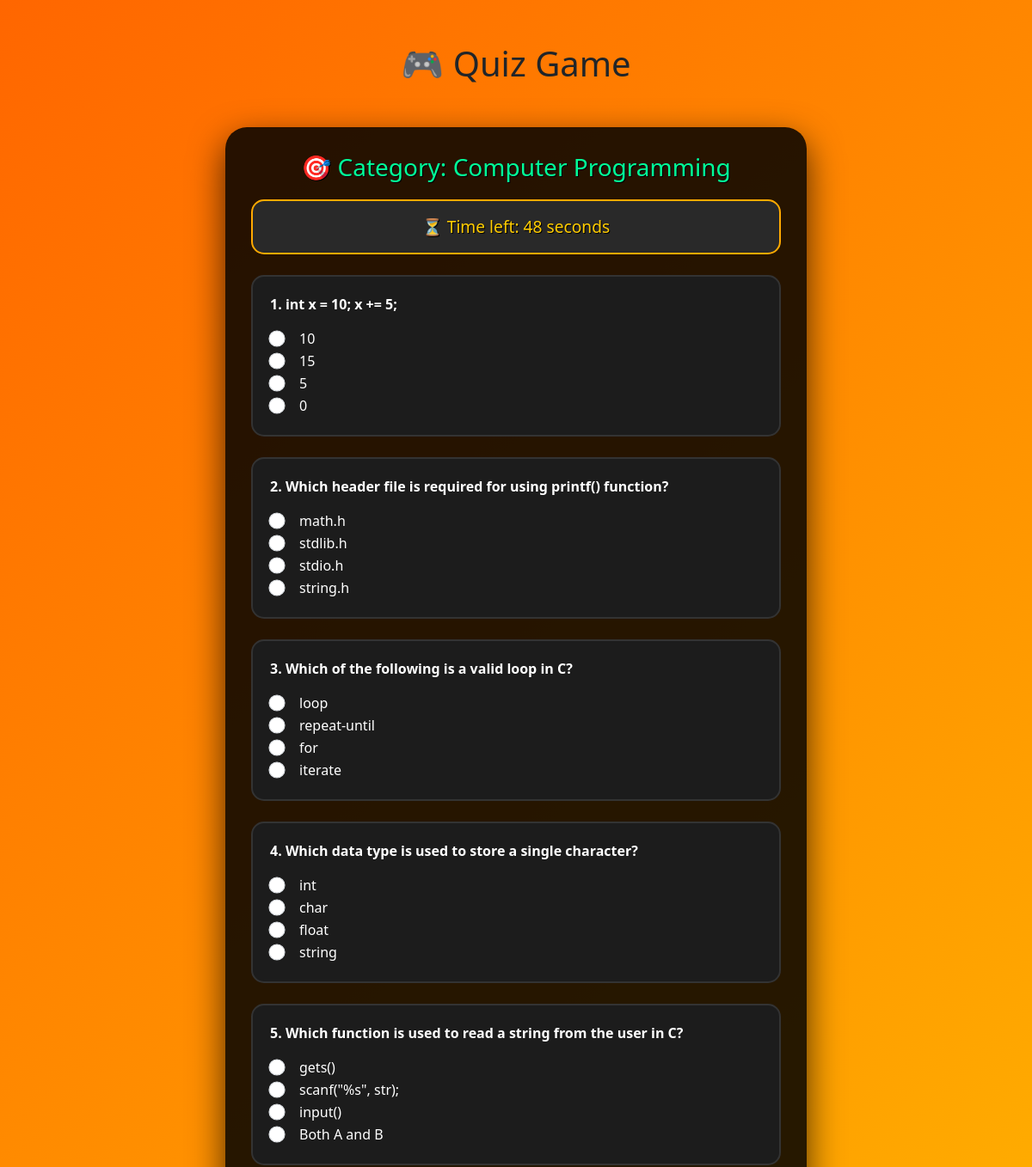
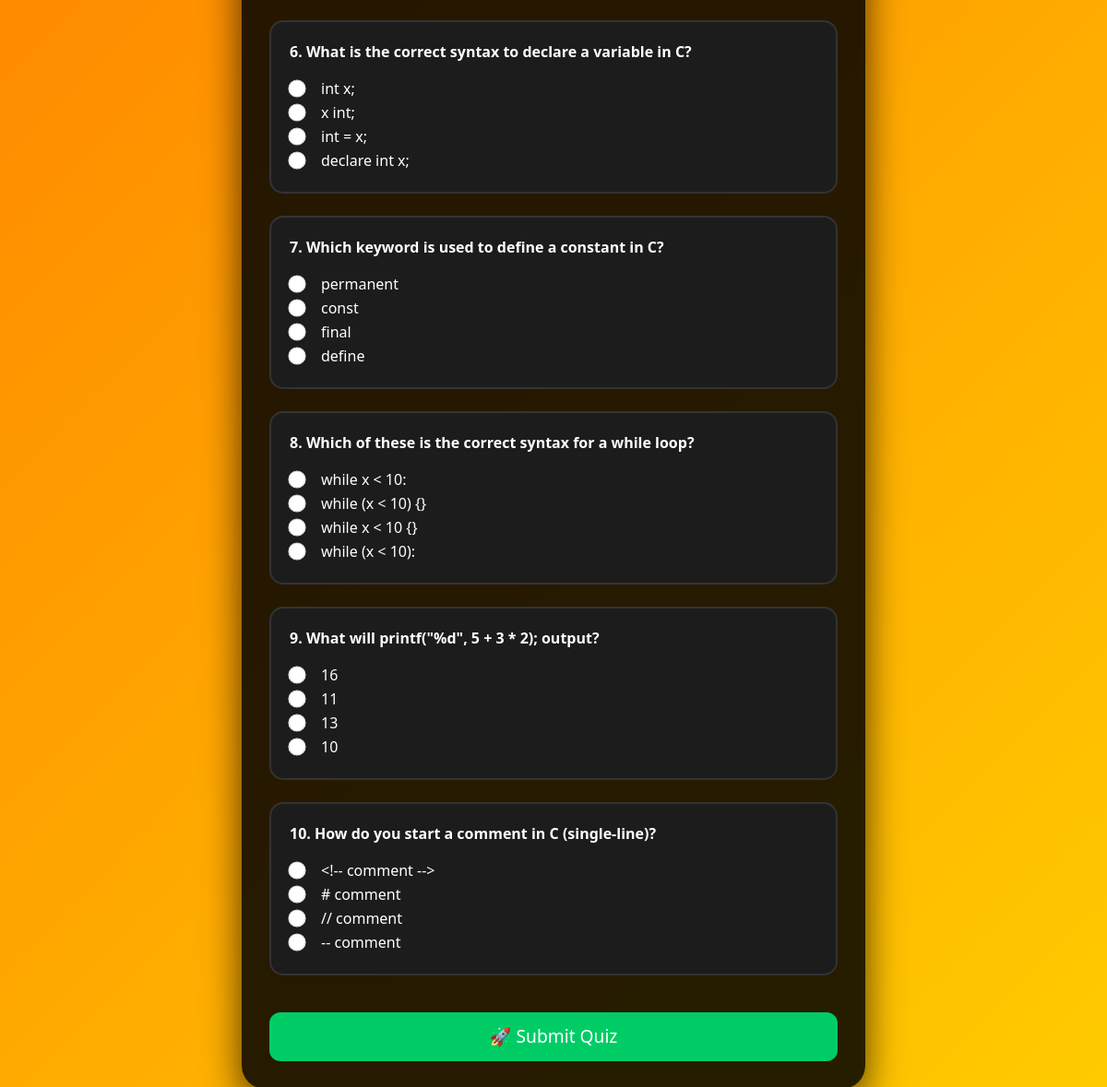
Page /quiz/Computer Programming (signed in) on the committed database (2 pictures, top to bottom).
### main.py (models this page shows)
class Question(db.Model):
    id = db.Column(db.Integer, primary_key=True)
    question = db.Column(db.String(255), nullable=False)
    option1 = db.Column(db.String(100), nullable=False)
    option2 = db.Column(db.String(100), nullable=False)
    option3 = db.Column(db.String(100), nullable=False)
    option4 = db.Column(db.String(100), nullable=False)
    answer = db.Column(db.String(100), nullable=False)
    category = db.Column(db.String(100), nullable=False)

### main.py (the view, shortened to what this page needs)
@app.route('/quiz/<category>', methods=['GET', 'POST'])
@login_required
def quiz(category):
    questions = Question.query.filter_by(category=category).all()
    random.shuffle(questions)
    return render_template('quiz.html', questions=questions, category=category)

### main.py (called while the page is built)
@login_manager.user_loader
def load_user(user_id):
    return User.query.get(int(user_id))

### templates/quiz.html (shortened to what this page needs)
{% extends "base.html" %}
{% block content %}
<!DOCTYPE html>
<html lang="en">
<head>
</head>
<body>
  <form id="quiz-form" method="post">
    <div class="quiz-card">
      <h3 class="text-center">🎯 Category: {{ category }}</h3>
      <div class="alert alert-info text-center mb-4">
        ⏳ Time left: <span id="timer">50</span> seconds
      </div>
      {% for q in questions %}
      <div class="mb-4 question-block">
        <p><strong>{{ loop.index }}. {{ q.question }}</strong></p>
        <div class="form-check">
          <input class="form-check-input" type="radio" name="{{ q.id }}" value="{{ q.option1 }}" required>
          <label class="form-check-label">{{ q.option1 }}</label>
        </div>
        <div class="form-check">
          <input class="form-check-input" type="radio" name="{{ q.id }}" value="{{ q.option2 }}">
          <label class="form-check-label">{{ q.option2 }}</label>
        </div>
        <div class="form-check">
          <input class="form-check-input" type="radio" name="{{ q.id }}" value="{{ q.option3 }}">
          <label class="form-check-label">{{ q.option3 }}</label>
        </div>
        <div class="form-check">
          <input class="form-check-input" type="radio" name="{{ q.id }}" value="{{ q.option4 }}">
          <label class="form-check-label">{{ q.option4 }}</label>
        </div>
      </div>
      {% endfor %}
      <button type="submit" class="btn btn-success w-100 mt-3">🚀 Submit Quiz</button>
    </div>
  </form>
</body>
</html>
{% endblock %}

### templates/base.html (shortened to what this page needs)
<!DOCTYPE html>
<html lang="en">
<head>
    <link href="https://cdn.jsdelivr.net/npm/bootstrap@5.3.3/dist/css/bootstrap.min.css" rel="stylesheet">
<head>
<head/>
<body>
    <div class="container">
        <h1 class="text-center mb-4">🎮 Quiz Game</h1>
        {% block content %}{% endblock %}
    </div>
</body>
</html>

### templates/base.html (style rules this page uses)
body { padding-top: 50px; background: #f8f9fa; }
.container { max-width: 700px; }

### templates/quiz.html (style rules this page uses)
body { background: linear-gradient(135deg, #ff6600, #ffcc00, #00ccff, #ff66cc); background-size: 300% 300%; animation: bgAnim 10s ease infinite; font-family: 'Segoe UI', sans-serif; }
.quiz-card { background: rgba(0, 0, 0, 0.85); padding: 30px; border-radius: 25px; box-shadow: 0 15px 40px rgba(0, 0, 0, 0.7); color: #fff; max-width: 850px; margin: 50px auto; }
.quiz-card h3 { color: #00ff99; text-shadow: 1px 1px #000; margin-bottom: 20px; }
.question-block { background-color: #1c1c1c; border: 2px solid #333; padding: 20px; margin-bottom: 20px; border-radius: 15px; transition: transform 0.2s; }
.form-check-label { margin-left: 10px; font-size: 1rem; }
.btn-success { background-color: #00cc66; border: none; font-size: 1.2rem; padding: 12px; border-radius: 12px; transition: 0.3s ease-in-out; }
.alert-info { background-color: #292929; color: #ffcc00; font-size: 1.2rem; border-radius: 15px; border: 2px solid #ffaa00; text-shadow: 1px 1px #000; }
input[type="radio"] { transform: scale(1.2); accent-color: #00ccff; }

### rows in the picture
Question: question "int x = 10; x += 5;", option1 "10", option2 "15", option3 "5", option4 "0"
Question: question "Which header file is required for using printf() function?", option1 "math.h", option2 "stdlib.h", option3 "stdio.h", option4 "string.h"
Question: question "Which of the following is a valid loop in C?", option1 "loop", option2 "repeat-until", option3 "for", option4 "iterate"
Question: question "Which data type is used to store a single character?", option1 "int", option2 "char", option3 "float", option4 "string"
Question: question "Which function is used to read a string from the user in C?", option1 "gets()", option2 "scanf(\"%s\", str);", option3 "input()", option4 "Both A and B"
Question: question "What is the correct syntax to declare a variable in C?", option1 "int x;", option2 "x int;", option3 "int = x;", option4 "declare int x;"
Question: question "Which keyword is used to define a constant in C?", option1 "permanent", option2 "const", option3 "final", option4 "define"
Question: question "Which of these is the correct syntax for a while loop?", option1 "while x < 10:", option2 "while (x < 10) {}", option3 "while x < 10 {}", option4 "while (x < 10):"
Question: question "What will printf(\"%d\", 5 + 3 * 2); output?", option1 "16", option2 "11", option3 "13", option4 "10"
Question: question "How do you start a comment in C (single-line)?", option1 "<!-- comment -->", option2 "# comment", option3 "// comment", option4 "-- comment"

### other values in the picture
{{ category }} "Computer Programming"
